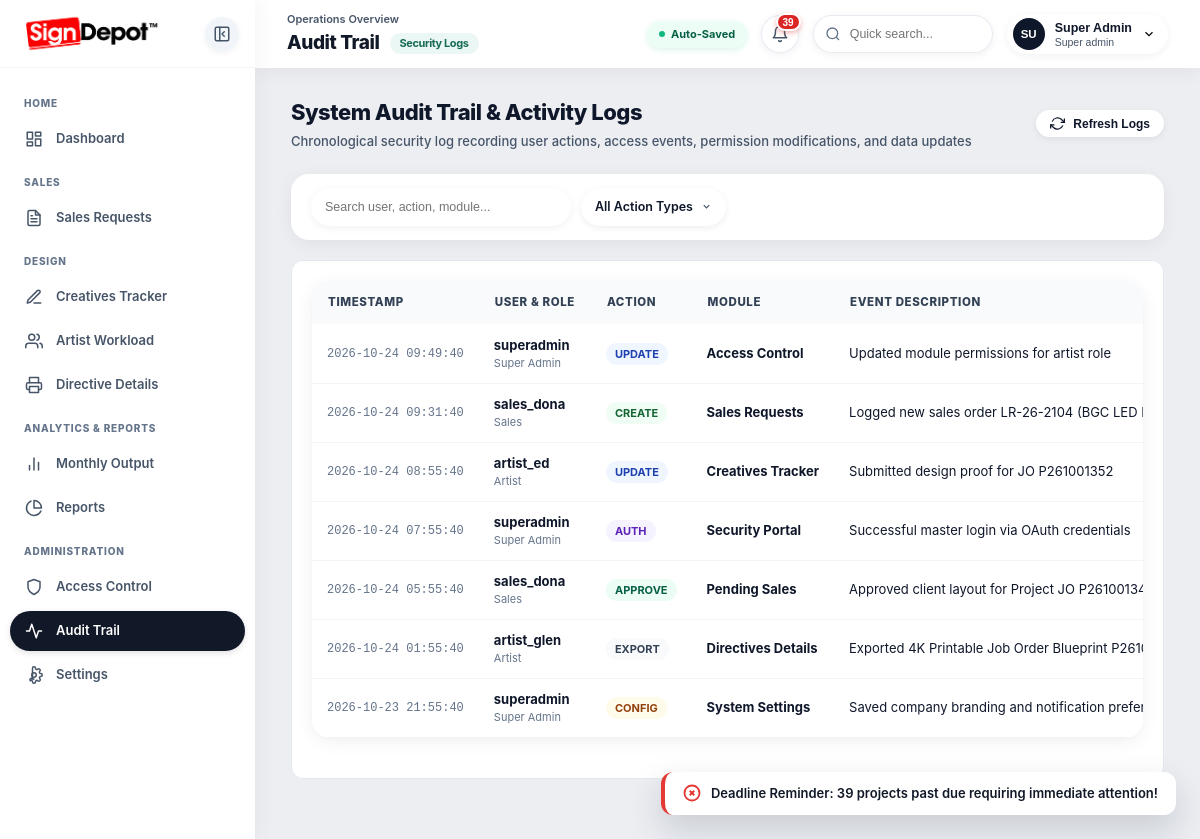
The app's page /pages/audit-trail.php (signed in) with its own data.
### tables this page shows
CREATE TABLE `audit_logs` (
  `id` INT AUTO_INCREMENT PRIMARY KEY,
  `user` VARCHAR(100) NOT NULL,
  `role` VARCHAR(50) NOT NULL,
  `action` VARCHAR(50) NOT NULL,
  `module` VARCHAR(100) NOT NULL,
  `description` TEXT NOT NULL,
  `ip_address` VARCHAR(50) DEFAULT '127.0.0.1',
  `status` VARCHAR(50) DEFAULT 'Success',
  `created_at` TIMESTAMP DEFAULT CURRENT_TIMESTAMP,
  KEY `idx_action` (`action`),
  KEY `idx_user` (`user`),
  KEY `idx_created_at` (`created_at`)
);

### config.php (called while the page is built, shortened)
<?php
function getBasePath() {
    $script = $_SERVER['SCRIPT_NAME'] ?? '';
    if (strpos($script, '/pages/') !== false) {
        return '../';
    }
    return './';
}
function getPagesPath() {
    $script = $_SERVER['SCRIPT_NAME'] ?? '';
    if (strpos($script, '/pages/') !== false) {
        return './';
    }
    return './pages/';
}

### includes/auth.php (called while the page is built, shortened)
<?php
require_once dirname(__DIR__) . '/config.php';
function isLoggedIn() {
    return !empty($_SESSION['pms_user']) && !empty($_SESSION['pms_user']['id']);
}
function getCurrentUser() {
    return $_SESSION['pms_user'];
}
function hasPermission($module, $action = 'r') {
    $user = getCurrentUser();
    if ($user['role'] === 'super_admin') {
        return true;
    }
    $perms = $user['permissions'] ?? [];
    $action = strtolower($action);
    return !empty($perms[$module][$action]);
}
    ?>

### pages/audit-trail.php (the view, shortened to what this page needs)
<?php
require_once dirname(__DIR__) . '/config.php';
require_once dirname(__DIR__) . '/includes/auth.php';
$currentPage = 'audit-trail';
require_once __DIR__ . '/includes/header.php';
require_once __DIR__ . '/includes/sidebar.php';
$auditLogs = [];
try {
    $pdo = getDbConnection();
    if ($pdo) {
        $stmt = $pdo->query("SELECT `user`, `role`, `action`, `module`, `description` AS `desc`, `ip_address` AS `ip`, `status`, DATE_FORMAT(`created_at`, '%Y-%m-%d %H:%i:%s') AS `time` FROM audit_logs ORDER BY `created_at` DESC LIMIT 150");
        $auditLogs = $stmt->fetchAll(PDO::FETCH_ASSOC);
    }
} catch (Exception $e) {
}
?>
<div class="main-wrapper">
  <?php require_once __DIR__ . '/includes/navbar.php'; ?>
  <main class="main-content">
    <div class="content-body">
      <section class="view-panel active" id="view-audit-trail">
        <div class="section-header-row">
          <div class="section-title-wrap">
            <h2>System Audit Trail & Activity Logs</h2>
            <p>Chronological security log recording user actions, access events, permission modifications, and data updates</p>
          </div>
          <div class="section-actions" style="display:flex; align-items:center; gap:8px;">
            <button class="btn btn-secondary btn-sm" onclick="location.reload()">
              <svg width="15" height="15" viewBox="0 0 24 24" fill="none" stroke="currentColor" stroke-width="2"><polyline points="23 4 23 10 17 10"></polyline><polyline points="1 20 1 14 7 14"></polyline><path d="M3.51 9a9 9 0 0 1 14.85-3.36L23 10M1 14l4.64 4.36A9 9 0 0 0 20.49 15"></path></svg>
              Refresh Logs
            </button>
          </div>
        </div>
        <div class="filter-bar" style="margin-bottom: 20px;">
          <div class="filter-group" style="flex-wrap: wrap; gap: 10px;">
            <input type="text" class="filter-input" id="auditSearchInput" placeholder="Search user, action, module..." style="width: 260px;" oninput="filterAuditRows(this.value)">
          </div>
        </div>
        <div class="card" style="background:#FFF; border:1px solid #E2E8F0; border-radius:12px; padding:20px;">
          <div class="table-studio-wrap">
            <table class="data-table" id="auditTrailTable">
              <thead>
                <tr>
                  <th>Timestamp</th>
                  <th>User & Role</th>
                  <th>Action</th>
                  <th>Module</th>
                  <th>Event Description</th>
                </tr>
              </thead>
              <tbody id="auditTrailBody">
                <?php foreach ($auditLogs as $log):
                  $badgeColor = match($log['action']) {
                    'CREATE' => 'background:#F0FDF4; color:#166534; border:1px solid #86EFAC;',
                    'UPDATE' => 'background:#EFF6FF; color:#1E40AF; border:1px solid #93C5FD;',
                    'APPROVE' => 'background:#ECFDF5; color:#065F46; border:1px solid #6EE7B7;',
                    'AUTH' => 'background:#F5F3FF; color:#5B21B6; border:1px solid #C4B5FD;',
                    'CONFIG' => 'background:#FFFBEB; color:#92400E; border:1px solid #FCD34D;',
                    default => 'background:#F8FAFC; color:#334155; border:1px solid #CBD5E1;'
                  };
                ?>
                <tr class="audit-row" data-action="<?= htmlspecialchars($log['action']) ?>">
                  <td style="font-size:12px; font-family:monospace; color:#64748B;"><?= htmlspecialchars($log['time']) ?></td>
                  <td>
                    <strong><?= htmlspecialchars($log['user']) ?></strong>
                    <div style="font-size:11px; color:#64748B;"><?= htmlspecialchars($log['role']) ?></div>
                  </td>
                  <td>
                    <span class="badge" style="<?= $badgeColor ?> font-weight:700;"><?= htmlspecialchars($log['action']) ?></span>
                  </td>
                  <td><strong><?= htmlspecialchars($log['module']) ?></strong></td>
                  <td><?= htmlspecialchars($log['desc']) ?></td>
                </tr>
                <?php endforeach; ?>
              </tbody>
            </table>
          </div>
        </div>
      </section>
    </div>
  </main>
</div>
<?php require_once __DIR__ . '/includes/footer.php'; ?>

### pages/includes/header.php (shortened to what this page needs)
<?php
require_once dirname(__DIR__, 2) . '/includes/auth.php';
$base = function_exists('getBasePath') ? getBasePath() : '../';
$currentPage = $currentPage ?? 'dashboard';
?>
<!DOCTYPE html>
<html lang="en">
<head>
  <link rel="stylesheet" href="<?= $base ?>assets/css/style.css?v=<?= time() ?>">
</head>
<body data-page="view-<?= htmlspecialchars($currentPage) ?>">
  <div class="app-container">

### pages/includes/sidebar.php (shortened to what this page needs)
<?php
require_once dirname(__DIR__, 2) . '/includes/auth.php';
$base = function_exists('getBasePath') ? getBasePath() : '../';
$pagesBase = function_exists('getPagesPath') ? getPagesPath() : (($base === './') ? './pages/' : './');
$cur = $currentPage ?? 'dashboard';
?>
<aside class="sidebar" id="appSidebar">
  <div class="sidebar-brand">
    <a href="<?= $base ?>index.php" class="brand-link" id="brandHomeLink" title="Sign Depot">
      <img src="<?= $base ?>assets/img/sign-depot-logo.png" alt="Sign Depot Logo" class="brand-logo-img">
    </a>
    <div class="sidebar-header-actions">
      <button class="sidebar-collapse-btn" id="sidebarCollapseBtn" title="Toggle Sidebar">
        <svg width="18" height="18" viewBox="0 0 24 24" fill="none" stroke="currentColor" stroke-width="2" stroke-linecap="round" stroke-linejoin="round">
          <rect width="18" height="18" x="3" y="3" rx="2"></rect>
          <path d="M9 3v18"></path>
          <polyline class="toggle-arrow" points="15 9 12 12 15 15"></polyline>
        </svg>
      </button>
    </div>
  </div>
  <nav class="sidebar-nav">
    <div class="nav-section-label">HOME</div>
    <?php if (hasPermission('dashboard', 'r')): ?>
    <a class="nav-item <?= ($cur === 'dashboard') ? 'active' : '' ?>" href="<?= $base ?>index.php" data-view="view-dashboard" data-page="view-dashboard" title="Dashboard">
      <span class="nav-icon">
      </span>
      <span class="nav-label">Dashboard</span>
    </a>
    <?php endif; ?>
    <?php if (hasPermission('sales-requests', 'r')): ?>
    <div class="nav-section-label">SALES</div>
    <a class="nav-item <?= ($cur === 'sales-requests') ? 'active' : '' ?>" href="<?= $pagesBase ?>sales-requests.php" data-view="view-sales-requests" data-page="view-sales-requests" title="Sales Requests">
      <span class="nav-icon">
      </span>
      <span class="nav-label">Sales Requests</span>
    </a>
    <?php endif; ?>
    <?php if (hasPermission('creatives-tracker', 'r') || hasPermission('artist-workload', 'r') || hasPermission('directives-details', 'r')): ?>
    <div class="nav-section-label">DESIGN</div>
    <?php if (hasPermission('creatives-tracker', 'r')): ?>
    <a class="nav-item <?= ($cur === 'creatives-tracker') ? 'active' : '' ?>" href="<?= $pagesBase ?>creatives-tracker.php" data-view="view-creatives-tracker" data-page="view-creatives-tracker" title="Creatives Tracker">
      <span class="nav-icon">
        <svg width="18" height="18" viewBox="0 0 24 24" fill="none" stroke="currentColor" stroke-width="2" stroke-linecap="round" stroke-linejoin="round">
          <path d="M12 20h9"></path>
          <path d="M16.5 3.5a2.121 2.121 0 0 1 3 3L7 19l-4 1 1-4L16.5 3.5z"></path>
        </svg>
      </span>
      <span class="nav-label">Creatives Tracker</span>
    </a>
    <?php endif; ?>
    <?php if (hasPermission('artist-workload', 'r')): ?>
    <a class="nav-item <?= ($cur === 'artist-workload') ? 'active' : '' ?>" href="<?= $pagesBase ?>artist-workload.php" data-view="view-artist-workload" data-page="view-artist-workload" title="Artist Workload">
      <span class="nav-icon">
      </span>
      <span class="nav-label">Artist Workload</span>
    </a>
    <?php endif; ?>
    <?php if (hasPermission('directives-details', 'r')): ?>
    <a class="nav-item <?= ($cur === 'directives-details') ? 'active' : '' ?>" href="<?= $pagesBase ?>directives-details.php" data-view="view-directives-details" data-page="view-directives-details" title="Directive Details">
      <span class="nav-icon">
      </span>
      <span class="nav-label">Directive Details</span>
    </a>
    <?php endif; ?>
    <?php endif; ?>
    <?php if (hasPermission('monthly-output', 'r') || hasPermission('reports', 'r')): ?>
    <div class="nav-section-label">ANALYTICS & REPORTS</div>
    <?php if (hasPermission('monthly-output', 'r')): ?>
    <a class="nav-item <?= ($cur === 'monthly-output') ? 'active' : '' ?>" href="<?= $pagesBase ?>monthly-output.php" data-view="view-monthly-output" data-page="view-monthly-output" title="Monthly Output">
      <span class="nav-icon">
        <svg width="18" height="18" viewBox="0 0 24 24" fill="none" stroke="currentColor" stroke-width="2" stroke-linecap="round" stroke-linejoin="round">
          <line x1="18" y1="20" x2="18" y2="10"></line>
          <line x1="12" y1="20" x2="12" y2="4"></line>
          <line x1="6" y1="20" x2="6" y2="14"></line>
        </svg>
      </span>
      <span class="nav-label">Monthly Output</span>
    </a>
    <?php endif; ?>
    <?php if (hasPermission('reports', 'r')): ?>
    <a class="nav-item <?= ($cur === 'reports') ? 'active' : '' ?>" href="<?= $pagesBase ?>reports.php" data-view="view-reports" data-page="view-reports" title="Reports">
      <span class="nav-icon">
        <svg width="18" height="18" viewBox="0 0 24 24" fill="none" stroke="currentColor" stroke-width="2" stroke-linecap="round" stroke-linejoin="round">
          <path d="M21.21 15.89A10 10 0 1 1 8 2.83"></path>
          <path d="M22 12A10 10 0 0 0 12 2v10z"></path>
        </svg>
      </span>
      <span class="nav-label">Reports</span>
    </a>
    <?php endif; ?>
    <?php endif; ?>
    <?php if (hasPermission('access-control', 'r') || hasPermission('audit-trail', 'r') || hasPermission('settings', 'r')): ?>
    <div class="nav-section-label">ADMINISTRATION</div>
    <?php if (hasPermission('access-control', 'r')): ?>
    <a class="nav-item <?= ($cur === 'access-control') ? 'active' : '' ?>" href="<?= $pagesBase ?>access-control.php" data-view="view-access-control" data-page="view-access-control" title="Access Control">
      <span class="nav-icon">
        <svg width="18" height="18" viewBox="0 0 24 24" fill="none" stroke="currentColor" stroke-width="2" stroke-linecap="round" stroke-linejoin="round">
          <path d="M12 22s8-4 8-10V5l-8-3-8 3v7c0 6 8 10 8 10z"></path>
        </svg>
      </span>
      <span class="nav-label">Access Control</span>
    </a>
    <?php endif; ?>
    <?php if (hasPermission('audit-trail', 'r')): ?>
    <a class="nav-item <?= ($cur === 'audit-trail') ? 'active' : '' ?>" href="<?= $pagesBase ?>audit-trail.php" data-view="view-audit-trail" data-page="view-audit-trail" title="Audit Trail">
      <span class="nav-icon">
        <svg width="18" height="18" viewBox="0 0 24 24" fill="none" stroke="currentColor" stroke-width="2" stroke-linecap="round" stroke-linejoin="round">
          <polyline points="22 12 18 12 15 21 9 3 6 12 2 12"></polyline>
        </svg>
      </span>
      <span class="nav-label">Audit Trail</span>
    </a>
    <?php endif; ?>
    <?php if (hasPermission('settings', 'r')): ?>
    <a class="nav-item <?= ($cur === 'settings') ? 'active' : '' ?>" href="<?= $pagesBase ?>settings.php" data-view="view-settings" data-page="view-settings" title="Settings">
      <span class="nav-icon">
      </span>
      <span class="nav-label">Settings</span>
    </a>
    <?php endif; ?>
    <?php endif; ?>
  </nav>
</aside>

### pages/includes/navbar.php (shortened to what this page needs)
<?php
$pageCategory = $pageCategory ?? 'Operations Overview';
?>
<header class="topbar" id="appTopbar">
  <div class="topbar-left">
    <div class="page-header-info">
      <span class="page-category-tag" id="pageCategoryTag"><?= htmlspecialchars($pageCategory) ?></span>
      <h1 class="module-title" id="moduleTitle">
      </h1>
    </div>
  </div>
  <div class="topbar-right">
    <div class="auto-save-pill">
      <span class="auto-save-dot"></span>
      <span>Auto-Saved</span>
    </div>
    <div class="deadline-alert-container" id="deadlineAlertContainer">
      <button class="deadline-alert-btn" id="deadlineAlertBtn" aria-label="Deadline Reminders" title="Project Deadlines & Alerts">
        <svg width="18" height="18" viewBox="0 0 24 24" fill="none" stroke="currentColor" stroke-width="2" stroke-linecap="round" stroke-linejoin="round">
          <path d="M18 8A6 6 0 0 0 6 8c0 7-3 9-3 9h18s-3-2-3-9"></path>
          <path d="M13.73 21a2 2 0 0 1-3.46 0"></path>
        </svg>
        <span class="deadline-alert-badge has-alerts" id="deadlineAlertBadge" style="display: none;">0</span>
      </button>
    </div>
    <div class="global-search-container">
      <input type="text" class="global-search-input" id="globalSearchInput" placeholder="Quick search..." autocomplete="off">
    </div>
    <?php
    $u = function_exists('getCurrentUser') ? getCurrentUser() : null;
    $userName = $u['full_name'] ?? 'User';
    $userRole = $u ? ucfirst(str_replace('_', ' ', $u['role'])) : 'Guest';
    $userAvatar = $u && !empty($u['avatar_url'])
        ? '<img src="' . htmlspecialchars($u['avatar_url']) . '" style="width:100%; height:100%; border-radius:50%; object-fit:cover;">'
        : strtoupper(substr($userName, 0, 2));
    ?>
    <div class="user-profile-menu">
      <button class="user-profile-btn" id="userProfileBtn" aria-label="User Profile Menu">
        <div class="user-avatar"><?= $userAvatar ?></div>
        <div class="user-meta">
          <span class="user-name"><?= htmlspecialchars($userName) ?></span>
          <span class="user-role"><?= htmlspecialchars($userRole) ?></span>
        </div>
        <svg width="14" height="14" viewBox="0 0 24 24" fill="none" stroke="currentColor" stroke-width="2"><polyline points="6 9 12 15 18 9"></polyline></svg>
      </button>
    </div>
  </div>
</header>

### pages/includes/footer.php (shortened to what this page needs)
  </div>
  <?php require_once __DIR__ . '/modals.php'; ?>
</body>
</html>

### pages/includes/modals.php (shortened to what this page needs)
<div class="toast-container" id="toastContainer"></div>

### records on screen
audit_logs: time "2026-10-24 09:49:40", user "superadmin", role "Super Admin", action "UPDATE", module "Access Control", description "Updated module permissions for artist role"
audit_logs: time "2026-10-24 09:31:40", user "sales_dona", role "Sales", action "CREATE", module "Sales Requests", description "Logged new sales order LR-26-2104 (BGC LED…"
audit_logs: time "2026-10-24 08:55:40", user "artist_ed", role "Artist", action "UPDATE", module "Creatives Tracker", description "Submitted design proof for JO P261001352"
audit_logs: time "2026-10-24 07:55:40", user "superadmin", role "Super Admin", action "AUTH", module "Security Portal", description "Successful master login via OAuth credentials"
audit_logs: time "2026-10-24 05:55:40", user "sales_dona", role "Sales", action "APPROVE", module "Pending Sales", description "Approved client layout for Project JO…"
audit_logs: time "2026-10-24 01:55:40", user "artist_glen", role "Artist", action "EXPORT", module "Directives Details", description "Exported 4K Printable Job Order Blueprint…"
audit_logs: time "2026-10-23 21:55:40", user "superadmin", role "Super Admin", action "CONFIG", module "System Settings", description "Saved company branding and notification…"

### other values on screen
$pageCategory "Operations Overview"
substr($userName, 0, 2) "SU"
$userName "Super Admin"
$userRole "Super admin"
